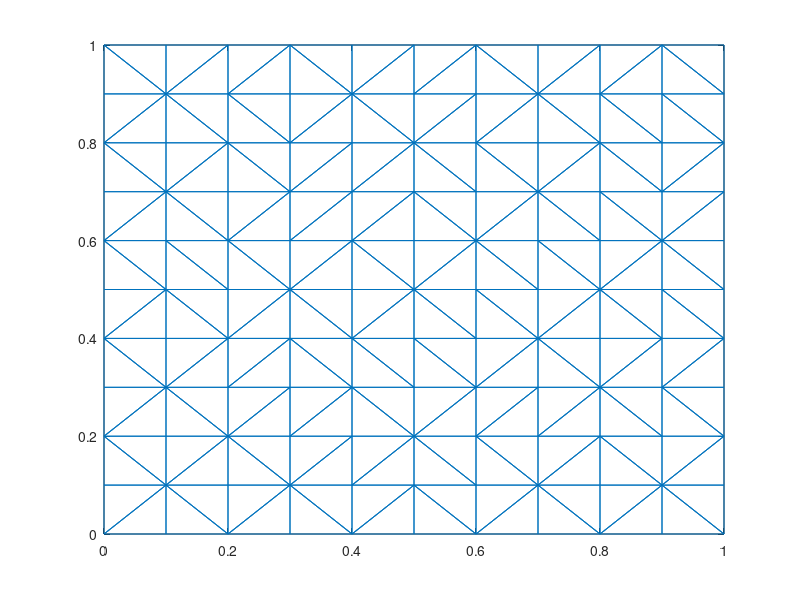

The MATLAB source for this figure:
h = 1/10;
x=0:h:1; M=length(x);

% 2-lines
col = repmat(x, 1, M);
row = reshape(repmat(x, M, 1), [numel(col), 1]);
plot(row, col, ".")

N = [row, col'];
T=delaunay(N);
trimesh(T, N(:,1),N(:,2))

% stiffness matrix
A = sparse(11);
for m = 1:length(T)
    k=T(m,:);
    M=[N(k(1),1) N(k(1),2) 1;
       N(k(2),1) N(k(2),2) 1;
       N(k(3),1) N(k(3),2) 1];
    p1 = M\([1 0 0]');
    p2 = M\([0 1 0]');
end
